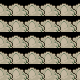

Rendered tile map (Tiled .tmx) drawn with the repository's tilesets; below, a short description and the full map source, tile grids included:
An orthogonal 5x5 tile map with 16x16 px tiles, 3 tile layers (Calque de Tuiles 1, Calque de Tuiles 2, Calque de Tuiles 3).

<map version="1.9" tiledversion="1.9.2" orientation="orthogonal" renderorder="right-down" width="5" height="5" tilewidth="16" tileheight="16" infinite="0" nextlayerid="4" nextobjectid="1">
 <tileset firstgid="1" name="tileset_with_shadow_v3" tilewidth="16" tileheight="16" tilecount="25200" columns="120">
  <image source="../tileset_with_shadow_v3.png" width="1920" height="3360" />
 </tileset>
 <layer id="1" name="Calque de Tuiles 1" width="5" height="5">
  <data encoding="csv">
1,1,1,1,1,
1,1,1,1,1,
1,1,1,1,1,
1,1,1,1,1,
1,1,1,1,1
</data>
 </layer>
 <layer id="2" name="Calque de Tuiles 2" width="5" height="5">
  <data encoding="csv">
2,2,2,2,2,
2,2,2,2,2,
2,2,2,2,2,
2,2,2,2,2,
2,2,2,2,2
</data>
 </layer>
 <layer id="3" name="Calque de Tuiles 3" width="5" height="5">
  <data encoding="csv">
3,3,3,3,3,
3,3,3,3,3,
3,3,3,3,3,
3,3,3,3,3,
3,3,3,3,3
</data>
 </layer>
</map>